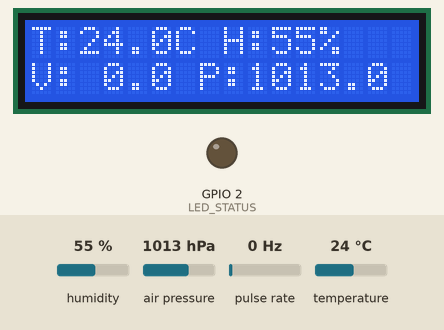
Simulated run of this sketch. Board: ESP32. Shown: 16×2 character LCD, output pins drawn as LEDs (lit = HIGH). Wiring (inferred from the names in the program): pulse sensor: data GPIO 18. Inputs (shaded band) come from the test bench; at power-on: pulse rate 0 Hz, humidity 55 %, air pressure 1013 hPa, temperature 24 °C. WiFi joins after 1.5 s; servers stay silent unless stated; uploads are accepted with an empty reply; the local clock reads 2024-03-15 10:24:30 at power-on unless the sketch sets it; what the sketch prints to the serial monitor is not drawn.

Above: at 7.9 s.
8.0 s: pulse rate (sensor on GPIO 18) set to 102 Hz
At 13.9 s:
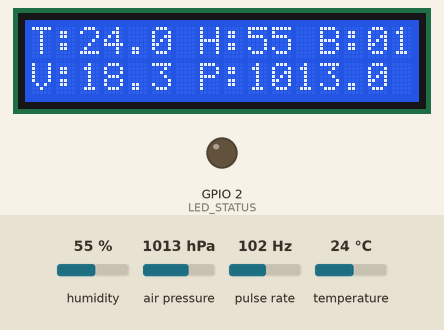
16.2 s: humidity set to 22 %
At 19.0 s:
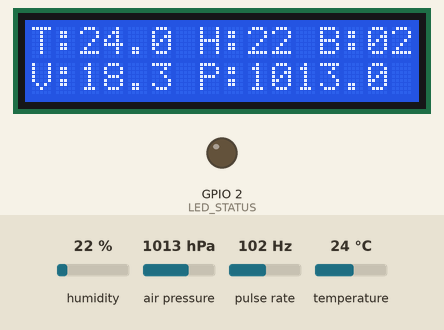
24.2 s: air pressure set to 952 hPa
At 25.5 s:
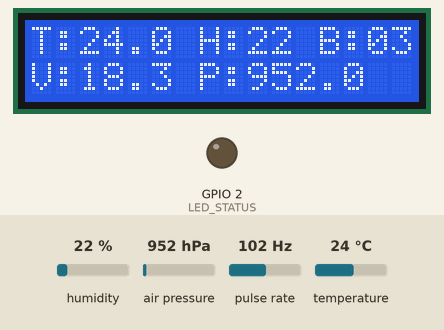
29.2 s: temperature set to 12 °C
At 34.8 s:
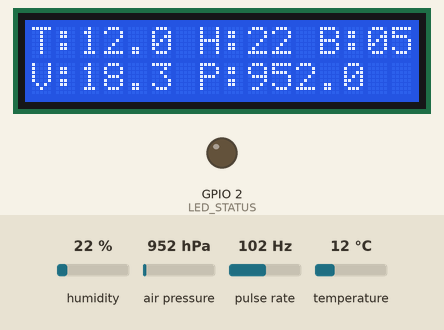
35.2 s: air pressure set to 975 hPa
At 36.3 s:
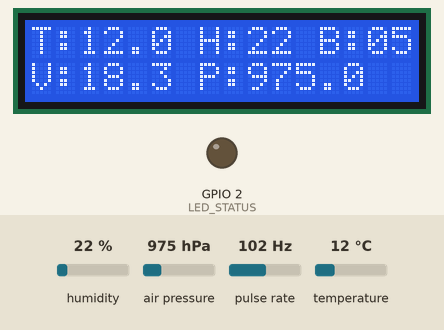
39.2 s: pulse rate (sensor on GPIO 18) set to 4 Hz
At 41.4 s:
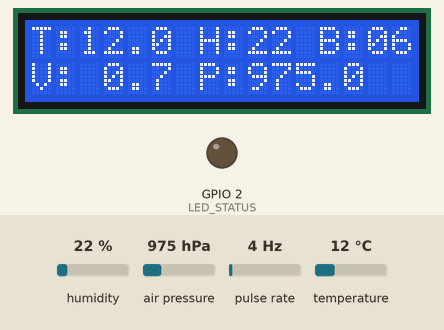
Timing chart, 0 to 42.9 s (numbered marks = the images above; inputs shaded):
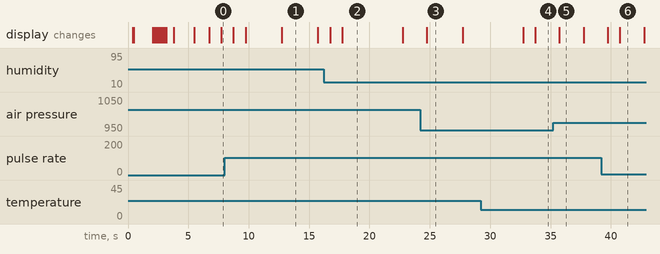

Measured:
- after the input at 8.0 s, the display: first changes after 0.73 s (image 1 shows a later state)
- after the input at 24.2 s, the display: changes after 0.53 s (image 3)
- after the input at 29.2 s, the display: first differs from a run without the input after 4.5 s (image 4)
- after the input at 35.2 s, the display: changes after 0.54 s (image 5)
- after the input at 39.2 s, the display: first changes after 0.54 s (image 6 shows a later state)
- what the display in image 1 shows lasts 3.0 s, from 12.7 s to 15.7 s
- what the display in image 2 shows lasts 5.0 s, from 17.7 s to 22.7 s

The sketch:

dav_mobile.ino
```cpp
#include <WiFi.h>
#include <HTTPClient.h>
#include <Wire.h>
#include <SPI.h>
#include <DHT.h>
#include <Adafruit_Sensor.h>
#include <Adafruit_BMP280.h>
#include <LiquidCrystal_I2C.h>
#include <time.h>

// =============================================================================
// SISTEMA DAV MOBILE V4.5 — ESTACIÓN METEOROLÓGICA PORTÁTIL
// Liceo Bicentenario de Excelencia Polivalente San Nicolás
// Sensores: DHT22 (Temp/Hum) + BMP280 en SPI (Presión) + Anemómetro Óptico (Viento)
// Hardware: LCD en I2C (GPIO 21/22) | BMP280 en SPI (GPIO 25/26/27/32)
// =============================================================================

// --- CONFIGURACIÓN WIFI CON PRIORIDAD Y RESPALDO ---
const char* WIFI_SSID_PRIORITARIO = "geogo_IoT";
const char* WIFI_PASS_PRIORITARIO = "2iot2025";

const char* WIFI_SSID_RESPALDO = "Bicentenario";
const char* WIFI_PASS_RESPALDO = "";

const char* serverName = "https://services4.arcgis.com/RZghiOOKLo2VeJGO/arcgis/rest/services/Estacion_Metereologica/FeatureServer/0/addFeatures";

// --- ASIGNACIÓN DE PINES DE HARDWARE ---
#define DHTPIN 13             // Pin de datos del DHT22
#define DHTTYPE DHT22
#define ENCODER_PIN 18        // Pin OUT del anemómetro
#define LED_STATUS 2

// Pines BMP280 en modo SPI (100% aislado de los 5V de la pantalla LCD)
#define BMP_SCK 25            // Conectar al pin SCL del sensor
#define BMP_SDI 26            // Conectar al pin SDA del sensor
#define BMP_SDO 27            // Conectar al pin SDO del sensor
#define BMP_CS  32            // Conectar al pin CSB del sensor

DHT dht(DHTPIN, DHTTYPE);
LiquidCrystal_I2C lcd(0x27, 16, 2);                      // LCD en I2C nativo (Pines 21 y 22)
Adafruit_BMP280 bmp(BMP_CS, BMP_SDI, BMP_SDO, BMP_SCK); // BMP280 en modo SPI

bool bmpDisponible = false;

// --- BUFFER CIRCULAR OFFLINE ---
struct Medicion {
  float temp;
  float hum;
  float presion;
  float viento;
  long long timestamp;
};
const int BUFFER_SIZE = 100;
Medicion buffer[BUFFER_SIZE];
int head = 0, tail = 0, count = 0;

// --- VARIABLES ---
volatile int pulses = 0;
static volatile unsigned long debounce = 0;
unsigned long tiempoUltimoCalculo = 0;
unsigned long tiempoUltimaLecturaDHT = 0;
int segundosContados = 0;
float sumaVelocidades = 0;
float ultimaTemp = NAN;
float ultimaHum = NAN;
const char* TZ_INFO = "<-04>4<-03>,M9.1.6/24,M4.1.6/24"; // Horario oficial Chile continental

void IRAM_ATTR counter() {
  if (digitalRead(ENCODER_PIN) && (micros() - debounce > 500)) {
    debounce = micros();
    pulses++;
  }
}

void pestañeoLED() {
  digitalWrite(LED_STATUS, HIGH);
  delay(30);
  digitalWrite(LED_STATUS, LOW);
}

// Lectura del DHT22 cada 2 segundos con persistencia del último valor válido
void leerDHT22() {
  if (millis() - tiempoUltimaLecturaDHT < 2000) return;
  tiempoUltimaLecturaDHT = millis();

  float t = dht.readTemperature();
  float h = dht.readHumidity();

  if (!isnan(t) && t >= -40.0 && t <= 80.0) ultimaTemp = t;
  if (!isnan(h) && h >= 0.0 && h <= 100.0)  ultimaHum = h;
}

// Lectura de presión atmosférica del BMP280
float leerPresionBMP() {
  if (!bmpDisponible) return NAN;
  float p = bmp.readPressure() / 100.0F; // Pa -> hPa
  if (p >= 600.0 && p <= 1150.0) return p;
  return NAN;
}

// Envío a ArcGIS Online con reconexión automática
bool procesarEnvio(float t, float h, float p, float v, long long ts, const char* tipo) {
  if (isnan(t) || isnan(h) || isnan(v)) {
    Serial.printf("[%s] ERROR: lectura NaN detectada. Envio cancelado.\n", tipo);
    return false;
  }
  if (ts < 1700000000000LL) {
    Serial.printf("[%s] ERROR: reloj NTP no sincronizado.\n", tipo);
    return false;
  }

  // Si se cayó la red, intentar reconectar a la prioritaria o al respaldo
  if (WiFi.status() != WL_CONNECTED) {
    Serial.println("[WIFI] Conexion perdida. Reintentando geogo_IoT...");
    WiFi.disconnect();
    WiFi.begin(WIFI_SSID_PRIORITARIO, WIFI_PASS_PRIORITARIO);
    unsigned long tr = millis();
    while (WiFi.status() != WL_CONNECTED && millis() - tr < 3000) delay(200);

    if (WiFi.status() != WL_CONNECTED) {
      WiFi.disconnect();
      WiFi.begin(WIFI_SSID_RESPALDO, WIFI_PASS_RESPALDO);
      tr = millis();
      while (WiFi.status() != WL_CONNECTED && millis() - tr < 3000) delay(200);
    }

    if (WiFi.status() != WL_CONNECTED) {
      Serial.println("[WIFI] Sin conexion a red.");
      return false;
    }
  }

  HTTPClient http;
  http.begin(serverName);
  http.setConnectTimeout(2000);
  http.setTimeout(3000);
  http.addHeader("Content-Type", "application/x-www-form-urlencoded");

  // Armado del JSON para ArcGIS Online
  String data = "f=json&features=[{\"attributes\":{";
  data += "\"temperatura\":" + String(t, 2) + ",";
  data += "\"humedad\":" + String(h, 2) + ",";
  if (!isnan(p)) {
    data += "\"presion\":" + String(p, 2) + ",";
  }
  data += "\"velocidad_viento\":" + String(v, 2) + ",";
  data += "\"fecha_lectura\":" + String(ts);
  data += "}}]";

  Serial.printf("[%s] T:%.1f H:%.1f P:%s V:%.1f ... ", tipo, t, h,
                isnan(p) ? "--" : String(p, 2).c_str(), v);

  int httpCode = http.POST(data);
  bool success = false;

  if (httpCode == HTTP_CODE_OK) {
    String response = http.getString();
    if (response.indexOf("success\":true") > -1) {
      Serial.println("OK (ArcGIS recibio correctamente)");
      success = true;
      pestañeoLED();
    } else {
      Serial.println("ERROR JSON ArcGIS: " + response);
    }
  } else {
    Serial.printf("ERROR HTTP: %d - %s\n", httpCode, http.errorToString(httpCode).c_str());
  }

  http.end();
  return success;
}

void bienvenidaImpacto() {
  String l2 = "Polivalente San Nicolas";
  lcd.clear();
  lcd.setCursor(0, 0); lcd.print("DAV Mobile");
  lcd.setCursor(0, 1); lcd.print("Station v4.4");
  delay(1500);
  lcd.clear();
  lcd.setCursor(0, 0); lcd.print("Liceo Excelencia");
  for (int i = 0; i <= (int)l2.length() - 16; i++) {
    lcd.setCursor(0, 1);
    lcd.print(l2.substring(i, i + 16));
    delay(150);
  }
  delay(400);
}

void setup() {
  Serial.begin(115200);
  delay(400);
  Serial.println("\n\n=================================================");
  Serial.println("  DAV MOBILE V4.5 (LCD EN I2C + BMP280 EN SPI)");
  Serial.println("=================================================");

  pinMode(LED_STATUS, OUTPUT);

  // 1. Iniciar bus I2C nativo exclusivamente para la Pantalla LCD (Pines 21 y 22)
  Wire.begin(21, 22);
  Wire.setClock(100000);
  lcd.init();
  lcd.backlight();
  bienvenidaImpacto();

  // 2. Iniciar DHT22 en GPIO 13
  dht.begin();
  Serial.println("[DHT22] Sensor de temperatura/humedad iniciado en GPIO 13.");

  // 3. Iniciar BMP280 en modo SPI (Pines 25, 26, 27, 32 - Totalmente aislado de los 5V de la LCD)
  if (bmp.begin()) {
    bmp.setSampling(Adafruit_BMP280::MODE_NORMAL,
                    Adafruit_BMP280::SAMPLING_X2,
                    Adafruit_BMP280::SAMPLING_X16,
                    Adafruit_BMP280::FILTER_X16,
                    Adafruit_BMP280::STANDBY_MS_500);
    bmpDisponible = true;
    Serial.println("[BMP280] Sensor de presion OK en modo SPI (Pines 25/26/27/32).");
  } else {
    Serial.println("[BMP280] ADVERTENCIA: No respondio en SPI. Se continuara sin presion.");
  }

  // 5. Conexión WiFi con Prioridad (1: geogo_IoT, 2: Bicentenario)
  lcd.clear();
  lcd.setCursor(0, 0); lcd.print("WiFi Prioritario");
  lcd.setCursor(0, 1); lcd.print("geogo_IoT...");
  Serial.println("[WIFI] Intentando conectar a: geogo_IoT...");

  WiFi.mode(WIFI_STA);
  WiFi.disconnect();
  delay(100);
  WiFi.begin(WIFI_SSID_PRIORITARIO, WIFI_PASS_PRIORITARIO);
  unsigned long startWiFi = millis();
  while (WiFi.status() != WL_CONNECTED && millis() - startWiFi < 8000) {
    delay(400);
    Serial.print(".");
  }

  // Si no conectó al prioritario, intentar con respaldo
  if (WiFi.status() != WL_CONNECTED) {
    Serial.println("\n[WIFI] geogo_IoT no disponible. Conectando a respaldo: Bicentenario...");
    lcd.clear();
    lcd.setCursor(0, 0); lcd.print("WiFi Respaldo");
    lcd.setCursor(0, 1); lcd.print("Bicentenario...");

    WiFi.disconnect();
    delay(100);
    WiFi.begin(WIFI_SSID_RESPALDO, WIFI_PASS_RESPALDO);
    startWiFi = millis();
    while (WiFi.status() != WL_CONNECTED && millis() - startWiFi < 8000) {
      delay(400);
      Serial.print(".");
    }
  }

  lcd.clear();
  if (WiFi.status() == WL_CONNECTED) {
    lcd.setCursor(0, 0); lcd.print("WiFi Conectado!");
    lcd.setCursor(0, 1); lcd.print(WiFi.SSID().substring(0, 16));
    Serial.printf("\n[WIFI] Conectado exitosamente a: %s (IP: %s)\n",
                  WiFi.SSID().c_str(), WiFi.localIP().toString().c_str());
  } else {
    lcd.setCursor(0, 0); lcd.print("WiFi ERROR!");
    lcd.setCursor(0, 1); lcd.print("Modo Offline");
    Serial.println("\n[WIFI] Sin conexion a ninguna red. Modo offline activo.");
  }
  delay(1200);

  // 6. Sincronización NTP
  configTime(0, 0, "pool.ntp.org", "time.google.com");
  setenv("TZ", TZ_INFO, 1);
  tzset();
  struct tm timeinfo;
  for (int i = 0; i < 12 && !getLocalTime(&timeinfo); i++) {
    delay(400);
  }

  // 7. Configuración Anemómetro
  pinMode(ENCODER_PIN, INPUT_PULLUP);
  attachInterrupt(digitalPinToInterrupt(ENCODER_PIN), counter, RISING);
  tiempoUltimoCalculo = millis();

  lcd.clear();
}

void loop() {
  leerDHT22();

  unsigned long ahora = millis();
  unsigned long dt_ms = ahora - tiempoUltimoCalculo;
  if (dt_ms < 1000) return;

  // Captura atómica de pulsos con tiempo transcurrido exacto
  noInterrupts();
  int pulsosCapturados = pulses;
  pulses = 0;
  interrupts();
  tiempoUltimoCalculo = ahora;

  float dt_seg = (float)dt_ms / 1000.0;
  float rps = ((float)pulsosCapturados / 20.0) / dt_seg;
  float v_inst = rps * (2.0 * 3.1416 * 0.0635) * 2.5 * 3.6; // km/h

  float t = ultimaTemp;
  float h = ultimaHum;
  float p = leerPresionBMP();

  // Actualización LCD 16x2
  char l1[20], l2[20];
  // Línea 1: Temperatura y Humedad (+ Buffer si existe)
  if (count > 0) {
    snprintf(l1, sizeof(l1), "T:%4.1f H:%2.0f B:%02d", t, h, count);
  } else {
    snprintf(l1, sizeof(l1), "T:%4.1fC H:%2.0f%%   ", t, h);
  }

  // Línea 2: Viento y Presión atmosférica en hPa
  if (isnan(p)) {
    snprintf(l2, sizeof(l2), "V:%4.1f P:--    ", v_inst);
  } else {
    snprintf(l2, sizeof(l2), "V:%4.1f P:%5.1f ", v_inst, p);
  }

  l1[16] = '\0';
  l2[16] = '\0';
  lcd.setCursor(0, 0); lcd.print(l1);
  lcd.setCursor(0, 1); lcd.print(l2);

  sumaVelocidades += v_inst;
  segundosContados++;

  // Ciclo de transmisión cada 5 segundos
  if (segundosContados >= 5) {
    float promV = sumaVelocidades / (float)segundosContados;
    long long ts = (long long)time(NULL) * 1000LL;

    if (procesarEnvio(t, h, p, promV, ts, "REALTIME")) {
      // Vaciar cola offline acumulada
      int lote = 0;
      while (count > 0 && lote < 5 && WiFi.status() == WL_CONNECTED) {
        Medicion m = buffer[tail];
        if (!procesarEnvio(m.temp, m.hum, m.presion, m.viento, m.timestamp, "BUFFER")) break;
        tail = (tail + 1) % BUFFER_SIZE;
        count--;
        lote++;
        delay(50);
      }
    } else if (!isnan(t) && !isnan(h) && ts >= 1700000000000LL) {
      if (count == BUFFER_SIZE) {
        tail = (tail + 1) % BUFFER_SIZE;
        count--;
      }
      buffer[head] = { t, h, p, promV, ts };
      head = (head + 1) % BUFFER_SIZE;
      count++;
      Serial.printf("[BUFFER] Guardado offline: %d/%d\n", count, BUFFER_SIZE);
    }

    sumaVelocidades = 0;
    segundosContados = 0;
  }
}
```
